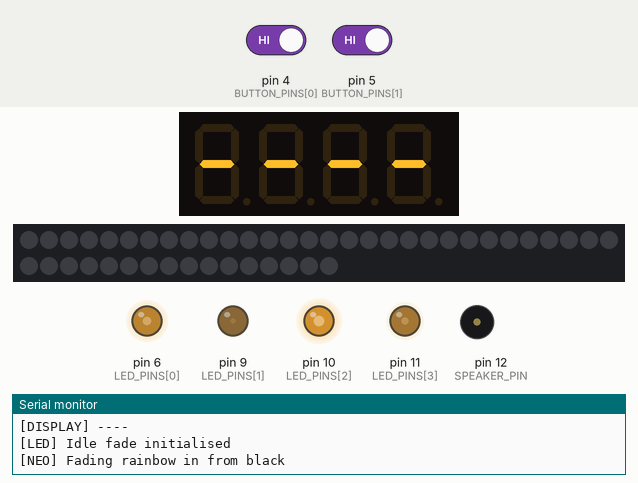
The sketch below on a simulated Arduino Uno, built with avr-gcc and run on an emulated ATmega328P. Parts: 4-digit seven-segment display, 46 RGB LEDs in strip order, left to right, continuing on the next row, output pins drawn as LEDs (lit = HIGH), buzzer (waves = sounding), the last lines printed to the serial monitor. Inputs (shaded band) come from the test bench; at power-on: pin 4 (BUTTON_PINS[0]) HIGH, pin 5 (BUTTON_PINS[1]) HIGH. Random numbers use the default seed unless the sketch sets one.

Above: at 0.2 s.
1.3 s: pin 4 (BUTTON_PINS[0]) driven LOW and pin 5 (BUTTON_PINS[1]) driven LOW
At 5.49 s:
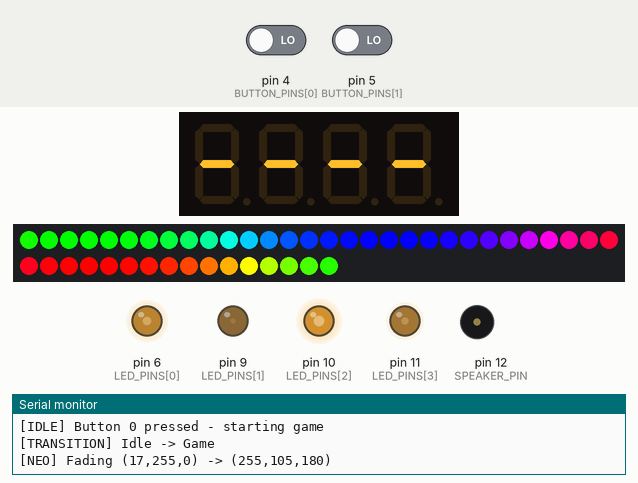
At 8.9 s:
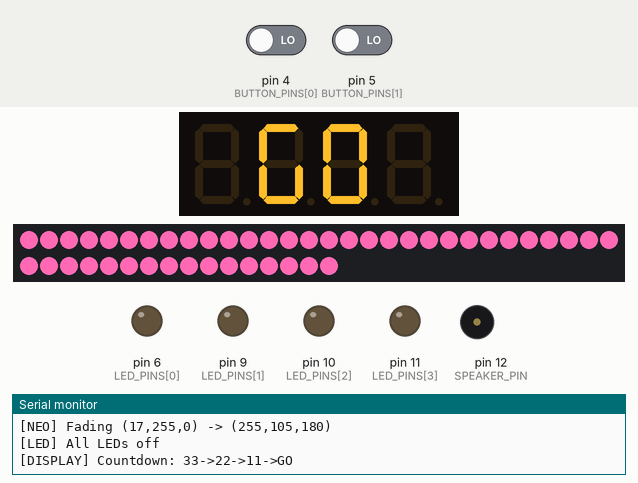
9.0 s: pin 4 (BUTTON_PINS[0]) driven HIGH
At 13.3 s:
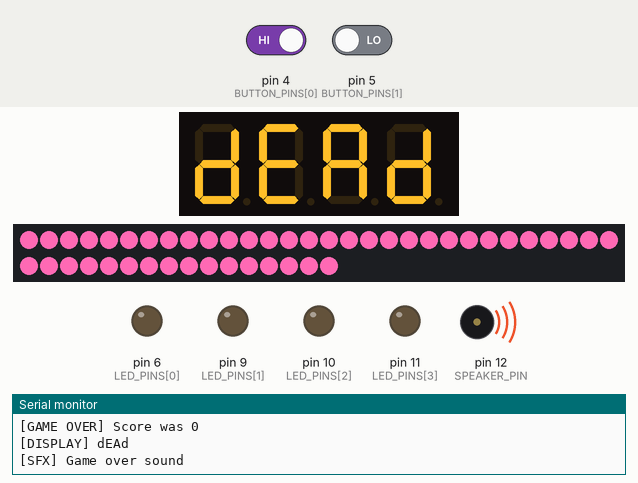
Timing chart, 0 to 33.2 s (numbered marks = the images above; inputs shaded):
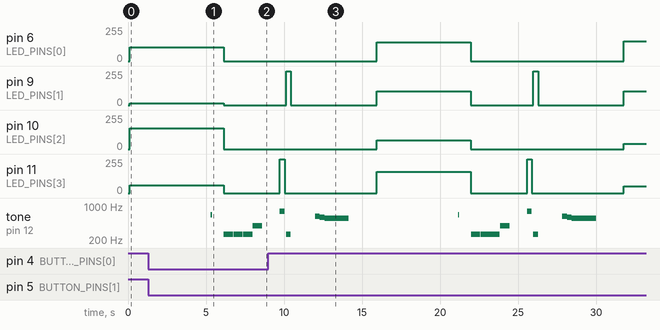

The sketch:

Button_Memory_v1.4.ino
```cpp
// (licence header left out)
#include <Arduino.h>
#include <TM1637Display.h>
#include <Adafruit_NeoPixel.h>
#include "pitches.h"

/* ============================================================
   CONFIG — tune everything here
   ============================================================ */

// ── Simon hardware ───────────────────────────────────────────
// LED_PINS must all be PWM-capable on UNO
const uint8_t BUTTON_PINS[4] = {4, 5, 7, 8};   // Active-LOW buttons
const uint8_t LED_PINS[4]    = {6, 9, 10, 11};   // Game LEDs (PWM-capable)
#define SPEAKER_PIN   12

// ── TM1637 display ───────────────────────────────────────────
#define TM_CLK_PIN    2
#define TM_DIO_PIN    3
#define TM_BRIGHTNESS 7   // 0 (dim) – 7 (max)

// ── NeoPixel strip ───────────────────────────────────────────
#define NEO_PIN       13   // Data pin for NeoPixel strip
#define NEO_COUNT     46   // Number of pixels in your strip
#define NEO_BRIGHTNESS 255  // Global strip brightness 0–255
// ── Idle RGB cycle ───────────────────────────────────────────
#define IDLE_HUE_STEP       300  // Hue advance per tick (0–65535 range)
#define IDLE_CYCLE_DELAY_MS  20  // ms between hue steps
#define IDLE_FADE_IN_STEPS   60  // Steps to fade rainbow in from black on re-entry

// ── NeoPixel game colour (light pink) ───────────────────────
#define GAME_NEO_R  255
#define GAME_NEO_G  105
#define GAME_NEO_B  180
#define NEO_FADE_STEPS    40  // Steps for fade-in / fade-out transitions
#define NEO_FADE_DELAY_MS 15  // ms per fade step

// ── LED idle random-fade ─────────────────────────────────────
#define LED_IDLE_MIN_BRIGHT   0  // PWM floor during idle breathe
#define LED_IDLE_MAX_BRIGHT 180  // PWM ceiling during idle breathe
#define LED_IDLE_FADE_SPEED   3  // PWM step size per tick
#define LED_IDLE_TICK_MS      8  // ms per idle LED tick

// ── Gameplay timing ──────────────────────────────────────────
#define GAME_TONE_ON_MS    300    // LED+tone on duration
#define GAME_TONE_GAP_MS    50   // Gap between sequence notes
#define LEVEL_UP_NOTE_MS   150   // Duration of each level-up note
#define GAME_OVER_DELAY_MS 200   // Pause before game-over sound
#define POST_GAMEOVER_WAIT 1000  // Wait (ms) after game-over sound before idle
#define TIMEOUT_MS       60000UL // 1 minute inactivity → auto-lose

// ── Countdown timing ─────────────────────────────────────────
#define COUNTDOWN_STEP_MS 600    // How long each countdown frame shows (ms)

// ── Game constants ───────────────────────────────────────────
#define MAX_GAME_LENGTH 100
const int GAME_TONES[4] = {NOTE_G3, NOTE_C4, NOTE_E4, NOTE_G5};

/* ============================================================
   Segment encodings
   ============================================================
   TM1637 bit order: bit 6=g 5=f 4=e 3=d 2=c 1=b 0=a
   d (lower): g=1 e=1 d=1 c=1 b=1 a=0  → 0b01011110
   E        : g=1 f=1 e=1 d=1 a=1      → 0b01111001
   A        : g=1 f=1 e=1 c=1 b=1 a=1  → 0b01110111
   G        : f=1 e=1 d=1 c=1 a=1      → 0b00111101
   O  = 0   : f=1 e=1 d=1 c=1 b=1 a=1  → 0b00111111
   ============================================================ */
const uint8_t SEG_DASH  = 0b01000000;
const uint8_t MY_SEG_d  = 0b01011110;
const uint8_t MY_SEG_E  = 0b01111001;
const uint8_t MY_SEG_A  = 0b01110111;
const uint8_t MY_SEG_G  = 0b00111101;  // G for "GO"
const uint8_t MY_SEG_O  = 0b00111111;  // O for "GO"

const uint8_t SEG_ALL_DASH[4] = {SEG_DASH, SEG_DASH, SEG_DASH, SEG_DASH};
const uint8_t SEG_DEAD[4]     = {MY_SEG_d, MY_SEG_E, MY_SEG_A, MY_SEG_d};

// Countdown frames: 33, 22, 11, GO
// showNumberDecEx handles 33/22/11; GO needs raw segments
const uint8_t SEG_GO[4] = {0x00, MY_SEG_G, MY_SEG_O, 0x00};  // _GO_

/* ============================================================
   Global state
   ============================================================ */
TM1637Display     tm(TM_CLK_PIN, TM_DIO_PIN);
Adafruit_NeoPixel strip(NEO_COUNT, NEO_PIN, NEO_GRB + NEO_KHZ800);

uint8_t gameSequence[MAX_GAME_LENGTH] = {0};
uint8_t gameIndex   = 0;
bool    gameRunning = false;

// Per-LED idle fade state
int16_t ledBright[4];  // current PWM value 0–255
int8_t  ledDir[4];     // +1 rising, -1 falling

/* ============================================================
   NEOPIXEL HELPERS
   ============================================================ */

/**
   Fade NeoPixel strip from its current colour (read from pixel 0)
   to the target RGB over NEO_FADE_STEPS steps.
*/
void neoFadeTo(uint8_t toR, uint8_t toG, uint8_t toB) {
  uint32_t from  = strip.getPixelColor(0);
  uint8_t  fromR = (from >> 16) & 0xFF;
  uint8_t  fromG = (from >>  8) & 0xFF;
  uint8_t  fromB =  from        & 0xFF;

  Serial.print("[NEO] Fading (");
  Serial.print(fromR); Serial.print(",");
  Serial.print(fromG); Serial.print(",");
  Serial.print(fromB); Serial.print(") -> (");
  Serial.print(toR);   Serial.print(",");
  Serial.print(toG);   Serial.print(",");
  Serial.print(toB);   Serial.println(")");

  for (int step = 0; step <= NEO_FADE_STEPS; step++) {
    float   t = (float)step / NEO_FADE_STEPS;
    uint8_t r = fromR + t * (toR - fromR);
    uint8_t g = fromG + t * (toG - fromG);
    uint8_t b = fromB + t * (toB - fromB);
    strip.fill(strip.Color(r, g, b));
    strip.show();
    delay(NEO_FADE_DELAY_MS);
  }
}

/**
   One tick of the idle HSV rainbow cycle.
   Call repeatedly; pass hue in, get updated hue back.
   brightness: 0–255 scale applied on top of NEO_BRIGHTNESS,
               used during fade-in (pass 255 for normal operation).
*/
uint16_t neoRainbowTick(uint16_t hue, uint8_t brightness = 255)
{
  // Spread a full colour wheel across the strip by offsetting
  // each pixel's hue by an equal fraction of the 65536 hue range.
  // As hue advances each tick, the whole pattern rotates → chasing rainbow.
  for (int i = 0; i < strip.numPixels(); i++) {
    uint16_t pixelHue = hue + ((uint32_t)i * 65536 / strip.numPixels());
    uint32_t color    = strip.gamma32(strip.ColorHSV(pixelHue));
    // Scale by brightness (used during fade-in ramp)
    uint8_t r = ((color >> 16) & 0xFF) * brightness / 255;
    uint8_t g = ((color >>  8) & 0xFF) * brightness / 255;
    uint8_t b = ( color        & 0xFF) * brightness / 255;
    strip.setPixelColor(i, strip.Color(r, g, b));
  }
  strip.show();
  hue += IDLE_HUE_STEP;  // advance the whole pattern each tick → rotation
  return hue;
}

/**
   Fade the rainbow in from black over IDLE_FADE_IN_STEPS ticks.
   Runs a blocking ramp so re-entry to idle looks smooth.
   Returns the hue value to continue rainbow from.
*/
uint16_t neoFadeInRainbow() {
  Serial.println("[NEO] Fading rainbow in from black");
  uint16_t hue = 0;
  for (int step = 0; step <= IDLE_FADE_IN_STEPS; step++) {
    // Linearly ramp brightness 0→255 over the fade-in steps
    uint8_t brightness = (uint8_t)((255L * step) / IDLE_FADE_IN_STEPS);
    hue = neoRainbowTick(hue, brightness);
    delay(IDLE_CYCLE_DELAY_MS);
  }
  Serial.println("[NEO] Rainbow fade-in complete");
  return hue;
}

/* ============================================================
   GAME-LED HELPERS
   ============================================================ */

/**
   Initialise each LED at a random brightness and direction
   so they don't all breathe in sync during idle.
*/
void initIdleLeds() {
  for (byte i = 0; i < 4; i++) {
    ledBright[i] = random(LED_IDLE_MIN_BRIGHT, LED_IDLE_MAX_BRIGHT);
    ledDir[i]    = random(0, 2) ? 1 : -1;
    analogWrite(LED_PINS[i], ledBright[i]);
  }
  Serial.println("[LED] Idle fade initialised");
}

/**
   One tick of the organic idle LED breathe animation.
   Each LED walks independently; 1-in-80 chance to randomly
   flip direction for a non-mechanical feel.
*/
void tickIdleLeds() {
  for (byte i = 0; i < 4; i++) {
    ledBright[i] += ledDir[i] * LED_IDLE_FADE_SPEED;

    // Clamp and bounce at limits
    if (ledBright[i] >= LED_IDLE_MAX_BRIGHT) {
      ledBright[i] = LED_IDLE_MAX_BRIGHT;
      ledDir[i]    = -1;
    } else if (ledBright[i] <= LED_IDLE_MIN_BRIGHT) {
      ledBright[i] = LED_IDLE_MIN_BRIGHT;
      ledDir[i]    = 1;
    }

    // Occasional random direction flip → organic breathing
    if (random(80) == 0) ledDir[i] = -ledDir[i];

    analogWrite(LED_PINS[i], ledBright[i]);
  }
}

/**
   Turn all game LEDs off and zero their brightness tracking.
   Used when transitioning into the game or resetting.
*/
void ledsOff() {
  for (byte i = 0; i < 4; i++) {
    analogWrite(LED_PINS[i], 0);
    ledBright[i] = 0;
  }
  Serial.println("[LED] All LEDs off");
}

/* ============================================================
   TM1637 DISPLAY HELPERS
   ============================================================ */

/** Show  - - - -  on all 4 digits (idle / ready state). */
void displayIdle() {
  tm.setSegments(SEG_ALL_DASH, 4, 0);
  Serial.println("[DISPLAY] ----");
}

/**
   Flash  d E A d  3 times then leave it on.
   Called on wrong button press or timeout.
*/
void displayDead() {
  Serial.println("[DISPLAY] dEAd");
  for (byte f = 0; f < 3; f++) {
    tm.setSegments(SEG_DEAD, 4, 0);
    delay(250);
    tm.clear();
    delay(150);
  }
  tm.setSegments(SEG_DEAD, 4, 0);  // leave on
}

/**
   Show current round score on segments 2–3; blank 0–1.
     Score 0–9  → [_][_][X][_]
     Score 10–99→ [_][_][X][X]
*/
void displayScore() {
  uint8_t blank = 0x00;
  tm.setSegments(&blank, 1, 0);
  tm.setSegments(&blank, 1, 1);

  int score = (int)gameIndex;
  if (score < 10) {
    tm.showNumberDecEx(score, 0, false, 1, 2);
    tm.setSegments(&blank, 1, 3);
    Serial.print("[DISPLAY] Score: "); Serial.print(score); Serial.println(" (pos 2)");
  } else {
  tm.showNumberDecEx(score % 100, 0, false, 2, 1);  // 2 digits pos 1–2 → _XX_
  tm.setSegments(&blank, 1, 3);                      // blank pos 3
  Serial.print("[DISPLAY] Score: "); Serial.print(score); Serial.println(" (pos 1-2)");
  }
}

/**
   Blocking countdown shown before the first round begins.
   Sequence: 33 → 22 → 11 → GO
   Gives the player time to get ready after pressing start.
*/
void displayCountdown() {
  Serial.println("[DISPLAY] Countdown: 33->22->11->GO");

  // AFTER — build each frame as [blank][digit][digit][blank]
  uint8_t blank = 0x00;

  // _33_
  uint8_t seg33[4] = {blank, tm.encodeDigit(3), tm.encodeDigit(3), blank};
  tm.setSegments(seg33, 4, 0);
  tone(SPEAKER_PIN, NOTE_C4); delay(COUNTDOWN_STEP_MS); noTone(SPEAKER_PIN);

  // _22_
  uint8_t seg22[4] = {blank, tm.encodeDigit(2), tm.encodeDigit(2), blank};
  tm.setSegments(seg22, 4, 0);
  tone(SPEAKER_PIN, NOTE_C4); delay(COUNTDOWN_STEP_MS); noTone(SPEAKER_PIN);

  // _11_
  uint8_t seg11[4] = {blank, tm.encodeDigit(1), tm.encodeDigit(1), blank};
  tm.setSegments(seg11, 4, 0);
  tone(SPEAKER_PIN, NOTE_C4); delay(COUNTDOWN_STEP_MS); noTone(SPEAKER_PIN);

  // GO — raw segments, higher pitch beep
  tm.setSegments(SEG_GO, 4, 0);
  tone(SPEAKER_PIN, NOTE_G4); delay(COUNTDOWN_STEP_MS); noTone(SPEAKER_PIN);
  delay(1000);
  Serial.println("[DISPLAY] Countdown done — GO!");
}

/* ============================================================
   TONE / SEQUENCE HELPERS
   ============================================================ */

/** Light one LED and play its associated tone, then turn off. */
void lightLedAndPlayTone(byte ledIndex) {
  Serial.print("[TONE] LED "); Serial.print(ledIndex);
  Serial.print(", note "); Serial.print(GAME_TONES[ledIndex]); Serial.println(" Hz");
  digitalWrite(LED_PINS[ledIndex], HIGH);
  tone(SPEAKER_PIN, GAME_TONES[ledIndex]);
  delay(GAME_TONE_ON_MS);
  digitalWrite(LED_PINS[ledIndex], LOW);
  noTone(SPEAKER_PIN);
}

/** Play back the full sequence for the current round. */
void playSequence() {
  Serial.print("[SEQ] Playing sequence of length "); Serial.println(gameIndex);
  for (int i = 0; i < gameIndex; i++) {
    lightLedAndPlayTone(gameSequence[i]);
    delay(GAME_TONE_GAP_MS);
  }
}

/** Ascending jingle on successful round completion. */
void playLevelUpSound() {
  Serial.println("[SFX] Level up!");
  tone(SPEAKER_PIN, NOTE_E4); delay(LEVEL_UP_NOTE_MS);
  tone(SPEAKER_PIN, NOTE_G4); delay(LEVEL_UP_NOTE_MS);
  tone(SPEAKER_PIN, NOTE_E5); delay(LEVEL_UP_NOTE_MS);
  tone(SPEAKER_PIN, NOTE_C5); delay(LEVEL_UP_NOTE_MS);
  tone(SPEAKER_PIN, NOTE_D5); delay(LEVEL_UP_NOTE_MS);
  tone(SPEAKER_PIN, NOTE_G5); delay(LEVEL_UP_NOTE_MS);
  noTone(SPEAKER_PIN);
}

/** Descending wah-wah game-over sound. */
void playGameOverSound() {
  Serial.println("[SFX] Game over sound");
  tone(SPEAKER_PIN, NOTE_DS5); delay(300);
  tone(SPEAKER_PIN, NOTE_D5);  delay(300);
  tone(SPEAKER_PIN, NOTE_CS5); delay(300);
  for (byte i = 0; i < 10; i++) {
    for (int pitch = -10; pitch <= 10; pitch++) {
      tone(SPEAKER_PIN, NOTE_C5 + pitch);
      delay(6);
    }
  }
  noTone(SPEAKER_PIN);
}

/* ============================================================
   FLOW FUNCTIONS
   ============================================================ */

/**
   IDLE MODE
   Blocks until any button is pressed.
   • NeoPixel: rainbow fades in from black, then cycles
   • LEDs: organic random breathe
   • Display: ----
   Returns index (0–3) of the button that started the game.
*/
byte idleMode()
{
  Serial.println("[IDLE] Entering idle mode");
  displayIdle();
  initIdleLeds();

  // Fade rainbow in from black instead of snapping to colour
  uint16_t hue        = neoFadeInRainbow();
  uint32_t lastLedTick = millis();
  uint32_t lastHueTick = millis();

  while (true) {
    uint32_t now = millis();

    // NeoPixel rainbow tick (full brightness now)
    if (now - lastHueTick >= IDLE_CYCLE_DELAY_MS) {
      hue = neoRainbowTick(hue, 255);
      lastHueTick = now;
    }

    // LED breathe tick
    if (now - lastLedTick >= LED_IDLE_TICK_MS) {
      tickIdleLeds();
      lastLedTick = now;
    }

    // Check for any button press to start game
    for (byte i = 0; i < 4; i++) {
      if (digitalRead(BUTTON_PINS[i]) == LOW) {
        Serial.print("[IDLE] Button "); Serial.print(i);
        Serial.println(" pressed - starting game");

        // ── ADD THIS: short confirmation beep on start button press ──
        tone(SPEAKER_PIN, NOTE_E5);
        delay(80);
        noTone(SPEAKER_PIN);
        // ─────────────────────────────────────────────────────────────

        return i;
      }
    }
  }
}

/**
   GAME START TRANSITION
   idle visuals → game visuals + countdown
   • NeoPixel fades from rainbow → light pink
   • LEDs go dark (game mechanics light them individually)
   • Countdown 33→22→11→GO shown on display
*/
void startGameTransition() {
  Serial.println("[TRANSITION] Idle -> Game");

  // NeoPixel: fade from whatever rainbow colour we're on → light pink
  neoFadeTo(GAME_NEO_R, GAME_NEO_G, GAME_NEO_B);

  // LEDs off — game will light them one at a time during sequence
  ledsOff();

  // Give player time to get ready
  displayCountdown();

  Serial.println("[TRANSITION] Done — game starting");
}

/**
   GAME OVER TRANSITION
   • Display dEAd (flashing)
   • Play wah-wah sound
   • Wait POST_GAMEOVER_WAIT ms
   • Fade NeoPixel to black (idle will fade rainbow back in)
   • LEDs off
   • Reset game state
*/
void gameOverTransition() {
  int finalScore = (int)gameIndex - 1;
  Serial.print("[GAME OVER] Score was "); Serial.println(finalScore);

  // Flash dEAd on display
  displayDead();

  delay(GAME_OVER_DELAY_MS);

  // Play wah-wah
  playGameOverSound();

  // Wait before returning to idle so the moment isn't rushed
  Serial.println("[GAME OVER] Waiting before idle...");
  delay(POST_GAMEOVER_WAIT);

  // Fade NeoPixel to black — idleMode() will fade rainbow back in
  neoFadeTo(0, 0, 0);

  // LEDs off
  ledsOff();

  // Reset game state
  gameIndex   = 0;
  gameRunning = false;

  Serial.println("[GAME OVER] Transition complete — returning to idle");
}

/**
   READ BUTTON WITH TIMEOUT
   Blocks until a button is pressed or TIMEOUT_MS elapses.
   Returns 0–3 for button index, or 255 as timeout sentinel.
*/
byte readButtonWithTimeout() {
  uint32_t startWait = millis();

  while (true) {
    if (millis() - startWait >= TIMEOUT_MS) {
      Serial.println("[INPUT] Timeout! No button pressed for 1 minute");
      return 255;  // sentinel → caller treats as game lost
    }

    for (byte i = 0; i < 4; i++) {
      if (digitalRead(BUTTON_PINS[i]) == LOW) {
        Serial.print("[INPUT] Button "); Serial.print(i);
        Serial.print(" pressed (");
        Serial.print((millis() - startWait) / 1000.0, 1);
        Serial.println("s elapsed)");
        return i;
      }
    }
    delay(1);
  }
}

/**
   CHECK USER SEQUENCE
   Reads buttons and compares to expected sequence.
   Returns true if fully correct, false on any error or timeout.
*/
bool checkUserSequence() {
  Serial.println("[INPUT] Waiting for user to repeat sequence");

  for (int i = 0; i < gameIndex; i++) {
    byte expectedButton = gameSequence[i];
    byte actualButton   = readButtonWithTimeout();

    if (actualButton == 255) {
      Serial.println("[INPUT] Timeout during sequence check");
      return false;
    }

    lightLedAndPlayTone(actualButton);

    if (expectedButton != actualButton) {
      Serial.print("[INPUT] Wrong! Expected "); Serial.print(expectedButton);
      Serial.print(", got "); Serial.println(actualButton);
      return false;
    }

    Serial.print("[INPUT] Step "); Serial.print(i + 1);
    Serial.print("/"); Serial.print(gameIndex); Serial.println(" correct");
  }

  Serial.println("[INPUT] Sequence correct!");
  return true;
}

/* ============================================================
   SETUP & LOOP
   ============================================================ */

void setup() {
  Serial.begin(9600);
  Serial.println("\n[BOOT] Simon Game starting...");

  for (byte i = 0; i < 4; i++) {
    pinMode(LED_PINS[i],    OUTPUT);
    pinMode(BUTTON_PINS[i], INPUT_PULLUP);
  }
  pinMode(SPEAKER_PIN, OUTPUT);

  tm.setBrightness(TM_BRIGHTNESS);
  displayIdle();
  Serial.println("[BOOT] TM1637 ready");

  strip.begin();
  strip.setBrightness(NEO_BRIGHTNESS);
  strip.clear();
  strip.show();
  Serial.println("[BOOT] NeoPixel ready");

  randomSeed(analogRead(A5));  // A5 floating for entropy
  Serial.println("[BOOT] Setup complete\n");
}

void loop() {
  // ── IDLE: rainbow + breathe LEDs until button pressed ─────
  byte firstPress = idleMode();

  // ── TRANSITION: visuals swap + countdown ──────────────────
  startGameTransition();

  // ── GAME LOOP ─────────────────────────────────────────────
  gameRunning = true;
  gameIndex   = 0;

  while (gameRunning) {
    displayScore();

    // Append a new random step
    gameSequence[gameIndex] = random(0, 4);
    gameIndex++;
    if (gameIndex >= MAX_GAME_LENGTH) gameIndex = MAX_GAME_LENGTH - 1;

    Serial.println();
    Serial.print("[ROUND] Round "); Serial.print(gameIndex); Serial.println(" begin");

    playSequence();

    if (!checkUserSequence()) {
      gameOverTransition();
      return;  // exit loop() → re-enters from top → idleMode()
    }

    delay(300);
    playLevelUpSound();
    delay(300);
  }
}
```

Source omitted: pitches.h (2062 bytes)

Measured:
- after the input at 1.3 s, tone on pin 12 (SPEAKER_PIN): plays 659 Hz for 0.08 s, 262 Hz for 0.60 s, 262 Hz for 0.60 s, 262 Hz for 0.60 s, 392 Hz for 0.60 s, starting after 4.0 s
